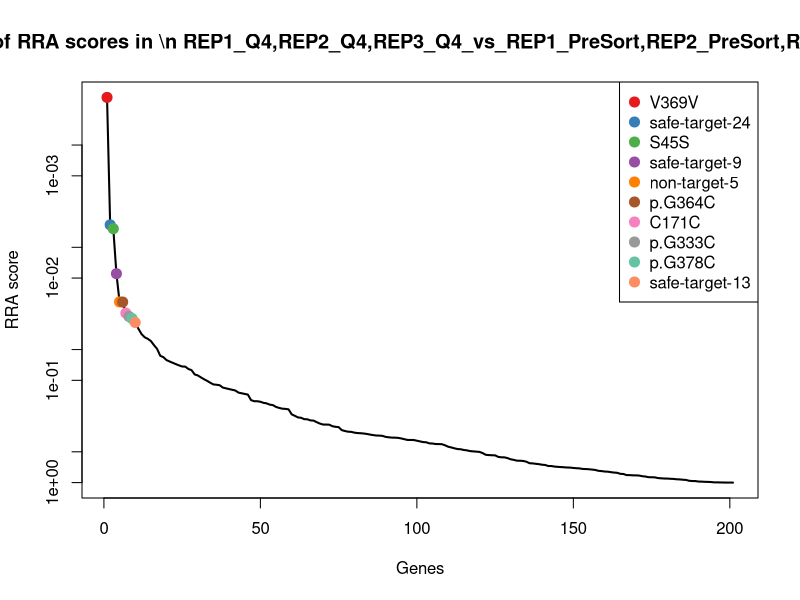
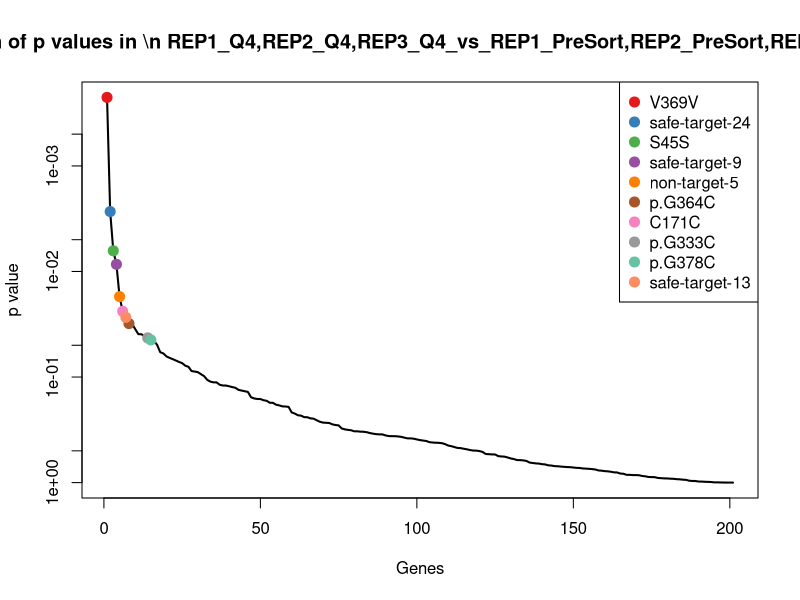
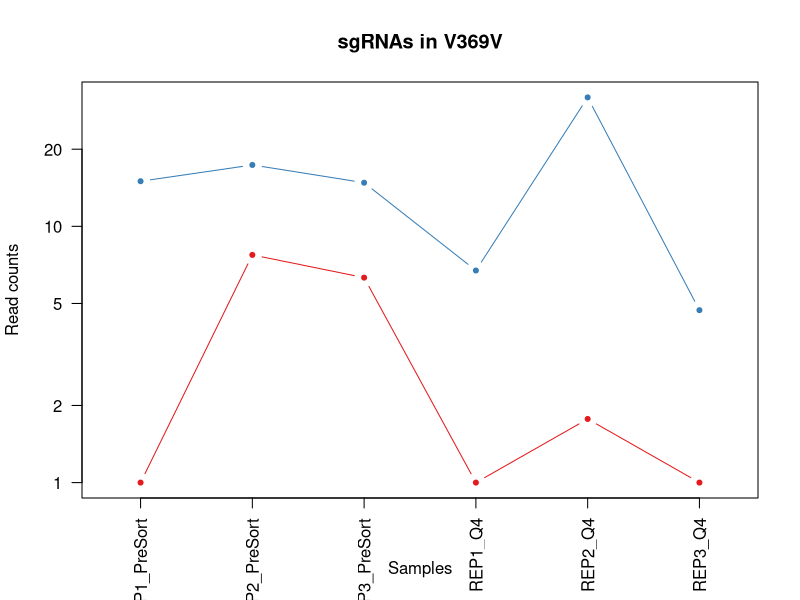
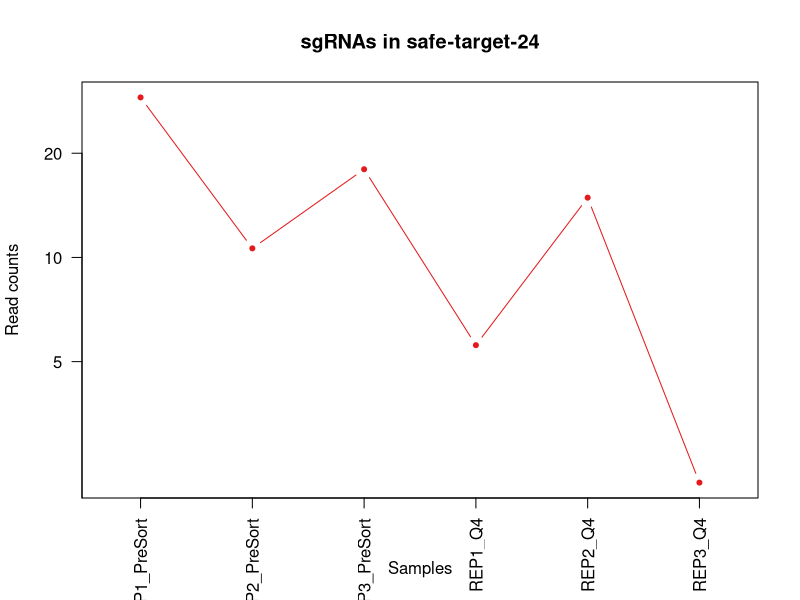
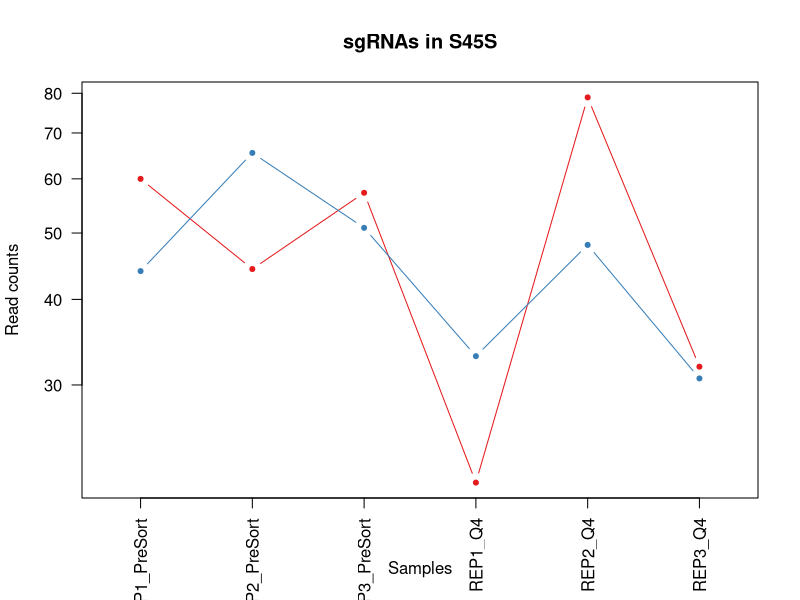
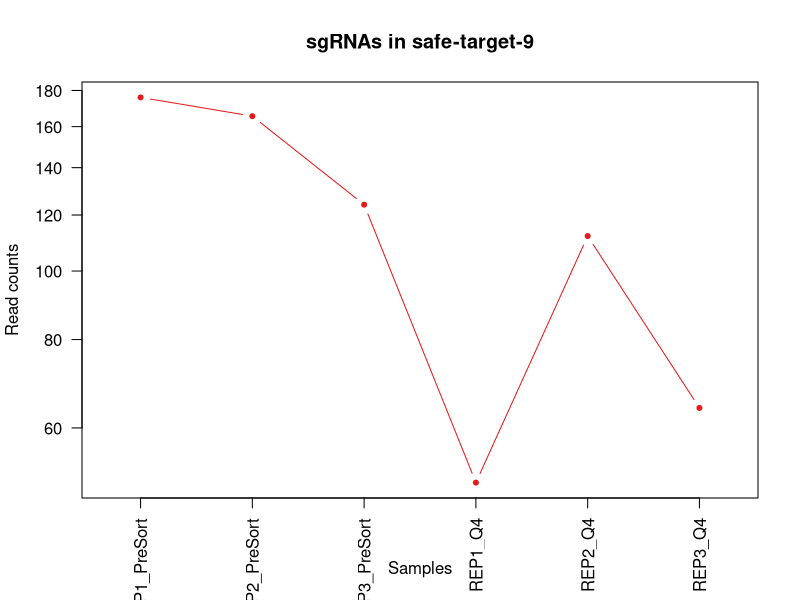
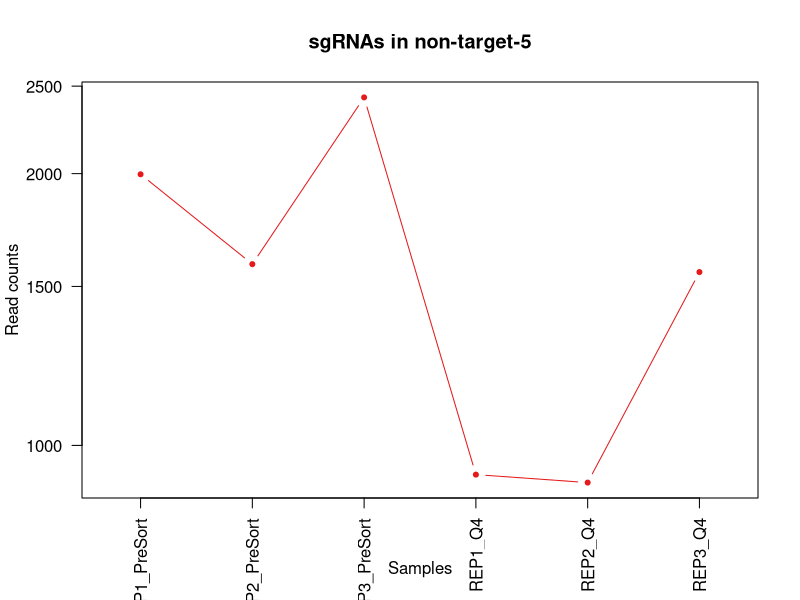
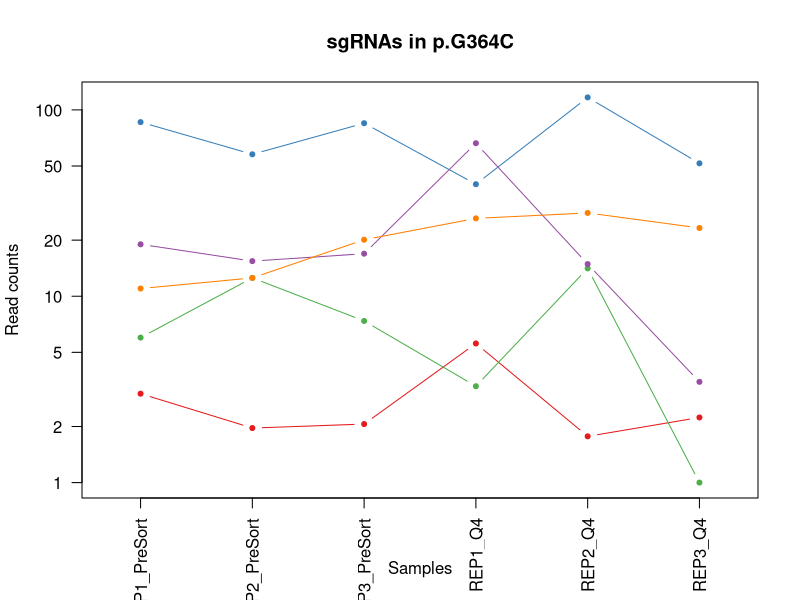

Generate these figures, in order, with R: (Note: this script raises an error after producing the figures.)
pdf(file='Q4_presort.pdf',width=4.5,height=4.5);
gstable=read.table('Q4_presort.gene_summary.txt',header=T)
# 
#
# parameters
# Do not modify the variables beginning with "__"

# gstablename='__GENE_SUMMARY_FILE__'
startindex=3
# outputfile='__OUTPUT_FILE__'
targetgenelist=c("V369V","safe-target-24","S45S","safe-target-9","non-target-5","p.G364C","C171C","p.G333C","p.G378C","safe-target-13")
# samplelabel=sub('.\\w+.\\w+$','',colnames(gstable)[startindex]);
samplelabel='REP1_Q4,REP2_Q4,REP3_Q4_vs_REP1_PreSort,REP2_PreSort,REP3_PreSort neg.'


# You need to write some codes in front of this code:
# gstable=read.table(gstablename,header=T)
# pdf(file=outputfile,width=6,height=6)


# set up color using RColorBrewer
#library(RColorBrewer)
#colors <- brewer.pal(length(targetgenelist), "Set1")

colors=c( "#E41A1C", "#377EB8", "#4DAF4A", "#984EA3", "#FF7F00",  "#A65628", "#F781BF",
          "#999999", "#66C2A5", "#FC8D62", "#8DA0CB", "#E78AC3", "#A6D854", "#FFD92F", "#E5C494", "#B3B3B3", 
          "#8DD3C7", "#FFFFB3", "#BEBADA", "#FB8072", "#80B1D3", "#FDB462", "#B3DE69", "#FCCDE5",
          "#D9D9D9", "#BC80BD", "#CCEBC5", "#FFED6F")

######
# function definition

plotrankedvalues<-function(val, tglist, ...){
  
  plot(val,log='y',ylim=c(max(val),min(val)),type='l',lwd=2, ...)
  if(length(tglist)>0){
    for(i in 1:length(tglist)){
      targetgene=tglist[i];
      tx=which(names(val)==targetgene);ty=val[targetgene];
      points(tx,ty,col=colors[(i %% length(colors)) ],cex=2,pch=20)
      # text(tx+50,ty,targetgene,col=colors[i])
    }
    legend('topright',tglist,pch=20,pt.cex = 2,cex=1,col=colors)
  }
}



plotrandvalues<-function(val,targetgenelist, ...){
  # choose the one with the best distance distribution
  
  mindiffvalue=0;
  randval=val;
  for(i in 1:20){
    randval0=sample(val)
    vindex=sort(which(names(randval0) %in% targetgenelist))
    if(max(vindex)>0.9*length(val)){
      # print('pass...')
      next;
    }
    mindiffind=min(diff(vindex));
    if (mindiffind > mindiffvalue){
      mindiffvalue=mindiffind;
      randval=randval0;
      # print(paste('Diff: ',mindiffvalue))
    }
  }
  plot(randval,log='y',ylim=c(max(randval),min(randval)),pch=20,col='grey', ...)
  
  if(length(targetgenelist)>0){
    for(i in 1:length(targetgenelist)){
      targetgene=targetgenelist[i];
      tx=which(names(randval)==targetgene);ty=randval[targetgene];
      points(tx,ty,col=colors[(i %% length(colors)) ],cex=2,pch=20)
      text(tx+50,ty,targetgene,col=colors[i])
    }
  }
  
}




# set.seed(1235)



pvec=gstable[,startindex]
names(pvec)=gstable[,'id']
pvec=sort(pvec);

plotrankedvalues(pvec,targetgenelist,xlab='Genes',ylab='RRA score',main=paste('Distribution of RRA scores in \\n',samplelabel))

# plotrandvalues(pvec,targetgenelist,xlab='Genes',ylab='RRA score',main=paste('Distribution of RRA scores in \\n',samplelabel))


pvec=gstable[,startindex+1]
names(pvec)=gstable[,'id']
pvec=sort(pvec);

plotrankedvalues(pvec,targetgenelist,xlab='Genes',ylab='p value',main=paste('Distribution of p values in \\n',samplelabel))

# plotrandvalues(pvec,targetgenelist,xlab='Genes',ylab='p value',main=paste('Distribution of p values in \\n',samplelabel))



# you need to write after this code:
# dev.off()






# parameters
# Do not modify the variables beginning with "__"
targetmat=list(c(0.0,6.735490181868349,5.306450684945646,0.0,0.7712224723918462,0.0),c(13.997936926875752,16.35761901310885,13.79677178085868,5.723338296363201,30.848898895673848,3.708107803850628))
targetgene="V369V"
collabel=c("REP1_PreSort","REP2_PreSort","REP3_PreSort","REP1_Q4","REP2_Q4","REP3_Q4")

# set up color using RColorBrewer
#library(RColorBrewer)
#colors <- brewer.pal(length(targetgenelist), "Set1")

colors=c( "#E41A1C", "#377EB8", "#4DAF4A", "#984EA3", "#FF7F00",  "#A65628", "#F781BF",
          "#999999", "#66C2A5", "#FC8D62", "#8DA0CB", "#E78AC3", "#A6D854", "#FFD92F", "#E5C494", "#B3B3B3", 
          "#8DD3C7", "#FFFFB3", "#BEBADA", "#FB8072", "#80B1D3", "#FDB462", "#B3DE69", "#FCCDE5",
          "#D9D9D9", "#BC80BD", "#CCEBC5", "#FFED6F")


## code

targetmatvec=unlist(targetmat)+1
yrange=range(targetmatvec[targetmatvec>0]);
# yrange[1]=1; # set the minimum value to 1
for(i in 1:length(targetmat)){
  vali=targetmat[[i]]+1;
  if(i==1){
    plot(1:length(vali),vali,type='b',las=1,pch=20,main=paste('sgRNAs in',targetgene),ylab='Read counts',xlab='Samples',xlim=c(0.7,length(vali)+0.3),ylim = yrange,col=colors[(i %% length(colors))],xaxt='n',log='y')
    axis(1,at=1:length(vali),labels=(collabel),las=2)
    # lines(0:100,rep(1,101),col='black');
  }else{
    lines(1:length(vali),vali,type='b',pch=20,col=colors[(i %% length(colors))])
  }
}




# parameters
# Do not modify the variables beginning with "__"
targetmat=list(c(27.995873853751505,9.622128831240499,16.980642191826067,4.5786706370905605,13.882004503053231,1.2360359346168759))
targetgene="safe-target-24"
collabel=c("REP1_PreSort","REP2_PreSort","REP3_PreSort","REP1_Q4","REP2_Q4","REP3_Q4")

# set up color using RColorBrewer
#library(RColorBrewer)
#colors <- brewer.pal(length(targetgenelist), "Set1")

colors=c( "#E41A1C", "#377EB8", "#4DAF4A", "#984EA3", "#FF7F00",  "#A65628", "#F781BF",
          "#999999", "#66C2A5", "#FC8D62", "#8DA0CB", "#E78AC3", "#A6D854", "#FFD92F", "#E5C494", "#B3B3B3", 
          "#8DD3C7", "#FFFFB3", "#BEBADA", "#FB8072", "#80B1D3", "#FDB462", "#B3DE69", "#FCCDE5",
          "#D9D9D9", "#BC80BD", "#CCEBC5", "#FFED6F")


## code

targetmatvec=unlist(targetmat)+1
yrange=range(targetmatvec[targetmatvec>0]);
# yrange[1]=1; # set the minimum value to 1
for(i in 1:length(targetmat)){
  vali=targetmat[[i]]+1;
  if(i==1){
    plot(1:length(vali),vali,type='b',las=1,pch=20,main=paste('sgRNAs in',targetgene),ylab='Read counts',xlab='Samples',xlim=c(0.7,length(vali)+0.3),ylim = yrange,col=colors[(i %% length(colors))],xaxt='n',log='y')
    axis(1,at=1:length(vali),labels=(collabel),las=2)
    # lines(0:100,rep(1,101),col='black');
  }else{
    lines(1:length(vali),vali,type='b',pch=20,col=colors[(i %% length(colors))])
  }
}




# parameters
# Do not modify the variables beginning with "__"
targetmat=list(c(58.99130562040496,43.299579740582246,56.24837726042385,20.604017866907522,77.89346971157646,30.9008983654219),c(42.99366341826124,64.46826316931134,49.88063643848907,32.050694459633924,47.04457081590262,29.664862430805023))
targetgene="S45S"
collabel=c("REP1_PreSort","REP2_PreSort","REP3_PreSort","REP1_Q4","REP2_Q4","REP3_Q4")

# set up color using RColorBrewer
#library(RColorBrewer)
#colors <- brewer.pal(length(targetgenelist), "Set1")

colors=c( "#E41A1C", "#377EB8", "#4DAF4A", "#984EA3", "#FF7F00",  "#A65628", "#F781BF",
          "#999999", "#66C2A5", "#FC8D62", "#8DA0CB", "#E78AC3", "#A6D854", "#FFD92F", "#E5C494", "#B3B3B3", 
          "#8DD3C7", "#FFFFB3", "#BEBADA", "#FB8072", "#80B1D3", "#FDB462", "#B3DE69", "#FCCDE5",
          "#D9D9D9", "#BC80BD", "#CCEBC5", "#FFED6F")


## code

targetmatvec=unlist(targetmat)+1
yrange=range(targetmatvec[targetmatvec>0]);
# yrange[1]=1; # set the minimum value to 1
for(i in 1:length(targetmat)){
  vali=targetmat[[i]]+1;
  if(i==1){
    plot(1:length(vali),vali,type='b',las=1,pch=20,main=paste('sgRNAs in',targetgene),ylab='Read counts',xlab='Samples',xlim=c(0.7,length(vali)+0.3),ylim = yrange,col=colors[(i %% length(colors))],xaxt='n',log='y')
    axis(1,at=1:length(vali),labels=(collabel),las=2)
    # lines(0:100,rep(1,101),col='black');
  }else{
    lines(1:length(vali),vali,type='b',pch=20,col=colors[(i %% length(colors))])
  }
}




# parameters
# Do not modify the variables beginning with "__"
targetmat=list(c(174.9742115859469,164.53840301421252,123.10965589073899,49.220709348723524,111.05603602442585,63.03783266546067))
targetgene="safe-target-9"
collabel=c("REP1_PreSort","REP2_PreSort","REP3_PreSort","REP1_Q4","REP2_Q4","REP3_Q4")

# set up color using RColorBrewer
#library(RColorBrewer)
#colors <- brewer.pal(length(targetgenelist), "Set1")

colors=c( "#E41A1C", "#377EB8", "#4DAF4A", "#984EA3", "#FF7F00",  "#A65628", "#F781BF",
          "#999999", "#66C2A5", "#FC8D62", "#8DA0CB", "#E78AC3", "#A6D854", "#FFD92F", "#E5C494", "#B3B3B3", 
          "#8DD3C7", "#FFFFB3", "#BEBADA", "#FB8072", "#80B1D3", "#FDB462", "#B3DE69", "#FCCDE5",
          "#D9D9D9", "#BC80BD", "#CCEBC5", "#FFED6F")


## code

targetmatvec=unlist(targetmat)+1
yrange=range(targetmatvec[targetmatvec>0]);
# yrange[1]=1; # set the minimum value to 1
for(i in 1:length(targetmat)){
  vali=targetmat[[i]]+1;
  if(i==1){
    plot(1:length(vali),vali,type='b',las=1,pch=20,main=paste('sgRNAs in',targetgene),ylab='Read counts',xlab='Samples',xlim=c(0.7,length(vali)+0.3),ylim = yrange,col=colors[(i %% length(colors))],xaxt='n',log='y')
    axis(1,at=1:length(vali),labels=(collabel),las=2)
    # lines(0:100,rep(1,101),col='black');
  }else{
    lines(1:length(vali),vali,type='b',pch=20,col=colors[(i %% length(colors))])
  }
}




# parameters
# Do not modify the variables beginning with "__"
targetmat=list(c(1995.7058647174288,1586.6890442715583,2428.2318334311276,927.1808040108385,908.5000724775948,1554.9332057480299))
targetgene="non-target-5"
collabel=c("REP1_PreSort","REP2_PreSort","REP3_PreSort","REP1_Q4","REP2_Q4","REP3_Q4")

# set up color using RColorBrewer
#library(RColorBrewer)
#colors <- brewer.pal(length(targetgenelist), "Set1")

colors=c( "#E41A1C", "#377EB8", "#4DAF4A", "#984EA3", "#FF7F00",  "#A65628", "#F781BF",
          "#999999", "#66C2A5", "#FC8D62", "#8DA0CB", "#E78AC3", "#A6D854", "#FFD92F", "#E5C494", "#B3B3B3", 
          "#8DD3C7", "#FFFFB3", "#BEBADA", "#FB8072", "#80B1D3", "#FDB462", "#B3DE69", "#FCCDE5",
          "#D9D9D9", "#BC80BD", "#CCEBC5", "#FFED6F")


## code

targetmatvec=unlist(targetmat)+1
yrange=range(targetmatvec[targetmatvec>0]);
# yrange[1]=1; # set the minimum value to 1
for(i in 1:length(targetmat)){
  vali=targetmat[[i]]+1;
  if(i==1){
    plot(1:length(vali),vali,type='b',las=1,pch=20,main=paste('sgRNAs in',targetgene),ylab='Read counts',xlab='Samples',xlim=c(0.7,length(vali)+0.3),ylim = yrange,col=colors[(i %% length(colors))],xaxt='n',log='y')
    axis(1,at=1:length(vali),labels=(collabel),las=2)
    # lines(0:100,rep(1,101),col='black');
  }else{
    lines(1:length(vali),vali,type='b',pch=20,col=colors[(i %% length(colors))])
  }
}




# parameters
# Do not modify the variables beginning with "__"
targetmat=list(c(1.9997052752679647,0.9622128831240498,1.0612901369891292,4.5786706370905605,0.7712224723918462,1.2360359346168759),c(84.9874741988885,56.77056010431894,83.8419208221412,38.91870041526977,115.68337085877693,50.67747331929191),c(4.999263188169912,11.546554597488598,6.367740821934776,2.2893353185452803,13.110782030661385,0.0),c(17.997347477411683,14.433193246860748,15.919352054836938,65.24605657854049,13.882004503053231,2.4720718692337518),c(9.998526376339823,11.546554597488598,19.103222465804325,25.182688503998083,26.992786533714614,22.248646823103766))
targetgene="p.G364C"
collabel=c("REP1_PreSort","REP2_PreSort","REP3_PreSort","REP1_Q4","REP2_Q4","REP3_Q4")

# set up color using RColorBrewer
#library(RColorBrewer)
#colors <- brewer.pal(length(targetgenelist), "Set1")

colors=c( "#E41A1C", "#377EB8", "#4DAF4A", "#984EA3", "#FF7F00",  "#A65628", "#F781BF",
          "#999999", "#66C2A5", "#FC8D62", "#8DA0CB", "#E78AC3", "#A6D854", "#FFD92F", "#E5C494", "#B3B3B3", 
          "#8DD3C7", "#FFFFB3", "#BEBADA", "#FB8072", "#80B1D3", "#FDB462", "#B3DE69", "#FCCDE5",
          "#D9D9D9", "#BC80BD", "#CCEBC5", "#FFED6F")


## code

targetmatvec=unlist(targetmat)+1
yrange=range(targetmatvec[targetmatvec>0]);
# yrange[1]=1; # set the minimum value to 1
for(i in 1:length(targetmat)){
  vali=targetmat[[i]]+1;
  if(i==1){
    plot(1:length(vali),vali,type='b',las=1,pch=20,main=paste('sgRNAs in',targetgene),ylab='Read counts',xlab='Samples',xlim=c(0.7,length(vali)+0.3),ylim = yrange,col=colors[(i %% length(colors))],xaxt='n',log='y')
    axis(1,at=1:length(vali),labels=(collabel),las=2)
    # lines(0:100,rep(1,101),col='black');
  }else{
    lines(1:length(vali),vali,type='b',pch=20,col=colors[(i %% length(colors))])
  }
}




# parameters
# Do not modify the variables beginning with "__"
targetmat=list(c(702.8964042566896,774.5813709148601,648.448273700358,608.9631947330446,677.9045532324328,603.1855360930355),c(1.9997052752679647,3.8488515324961994,5.306450684945646,3.4340029778179204,1.5424449447836923,1.2360359346168759))
targetgene="C171C"
collabel=c("REP1_PreSort","REP2_PreSort","REP3_PreSort","REP1_Q4","REP2_Q4","REP3_Q4")

# set up color using RColorBrewer
#library(RColorBrewer)
#colors <- brewer.pal(length(targetgenelist), "Set1")

colors=c( "#E41A1C", "#377EB8", "#4DAF4A", "#984EA3", "#FF7F00",  "#A65628", "#F781BF",
          "#999999", "#66C2A5", "#FC8D62", "#8DA0CB", "#E78AC3", "#A6D854", "#FFD92F", "#E5C494", "#B3B3B3", 
          "#8DD3C7", "#FFFFB3", "#BEBADA", "#FB8072", "#80B1D3", "#FDB462", "#B3DE69", "#FCCDE5",
          "#D9D9D9", "#BC80BD", "#CCEBC5", "#FFED6F")


## code

targetmatvec=unlist(targetmat)+1
yrange=range(targetmatvec[targetmatvec>0]);
# yrange[1]=1; # set the minimum value to 1
for(i in 1:length(targetmat)){
  vali=targetmat[[i]]+1;
  if(i==1){
    plot(1:length(vali),vali,type='b',las=1,pch=20,main=paste('sgRNAs in',targetgene),ylab='Read counts',xlab='Samples',xlim=c(0.7,length(vali)+0.3),ylim = yrange,col=colors[(i %% length(colors))],xaxt='n',log='y')
    axis(1,at=1:length(vali),labels=(collabel),las=2)
    # lines(0:100,rep(1,101),col='black');
  }else{
    lines(1:length(vali),vali,type='b',pch=20,col=colors[(i %% length(colors))])
  }
}




# parameters
# Do not modify the variables beginning with "__"
targetmat=list(c(48.99277924406513,27.904173610597446,40.32902520558691,24.038020844725445,25.45034158893092,69.21801233854505),c(192.9715590633586,137.59644228673912,174.05158246621718,187.725496120713,143.44737986488337,140.90809654632386),c(51.99233715696708,79.86366929929613,71.10643917827166,27.472023822543363,47.815793288294465,40.78918584235691),c(107.98408486447009,62.54383740306324,105.0677235619238,98.44141869744705,107.19992366246662,129.78377313477196),c(20.99690539031363,26.941960727473397,28.65483369870649,48.07604168945089,17.73811686501246,23.48468275772064))
targetgene="p.G333C"
collabel=c("REP1_PreSort","REP2_PreSort","REP3_PreSort","REP1_Q4","REP2_Q4","REP3_Q4")

# set up color using RColorBrewer
#library(RColorBrewer)
#colors <- brewer.pal(length(targetgenelist), "Set1")

colors=c( "#E41A1C", "#377EB8", "#4DAF4A", "#984EA3", "#FF7F00",  "#A65628", "#F781BF",
          "#999999", "#66C2A5", "#FC8D62", "#8DA0CB", "#E78AC3", "#A6D854", "#FFD92F", "#E5C494", "#B3B3B3", 
          "#8DD3C7", "#FFFFB3", "#BEBADA", "#FB8072", "#80B1D3", "#FDB462", "#B3DE69", "#FCCDE5",
          "#D9D9D9", "#BC80BD", "#CCEBC5", "#FFED6F")


## code

targetmatvec=unlist(targetmat)+1
yrange=range(targetmatvec[targetmatvec>0]);
# yrange[1]=1; # set the minimum value to 1
for(i in 1:length(targetmat)){
  vali=targetmat[[i]]+1;
  if(i==1){
    plot(1:length(vali),vali,type='b',las=1,pch=20,main=paste('sgRNAs in',targetgene),ylab='Read counts',xlab='Samples',xlim=c(0.7,length(vali)+0.3),ylim = yrange,col=colors[(i %% length(colors))],xaxt='n',log='y')
    axis(1,at=1:length(vali),labels=(collabel),las=2)
    # lines(0:100,rep(1,101),col='black');
  }else{
    lines(1:length(vali),vali,type='b',pch=20,col=colors[(i %% length(colors))])
  }
}




# parameters
# Do not modify the variables beginning with "__"
targetmat=list(c(2.999557912901947,1.9244257662480997,1.0612901369891292,6.868005955635841,6.941002251526616,6.180179673084379),c(39.99410550535929,68.31711470180754,56.24837726042385,46.93137403017825,19.280561809796154,16.068467150019387),c(21.99675802794761,11.546554597488598,19.103222465804325,25.182688503998083,0.7712224723918462,21.01261088848689),c(31.995284404287435,37.52630244183794,57.30966739741298,81.27140380835745,97.94525399376447,59.329724861610046),c(10.998379013973805,20.206470545605047,9.551611232902163,34.3400297781792,18.509339337404306,14.832431215402512))
targetgene="p.G378C"
collabel=c("REP1_PreSort","REP2_PreSort","REP3_PreSort","REP1_Q4","REP2_Q4","REP3_Q4")

# set up color using RColorBrewer
#library(RColorBrewer)
#colors <- brewer.pal(length(targetgenelist), "Set1")

colors=c( "#E41A1C", "#377EB8", "#4DAF4A", "#984EA3", "#FF7F00",  "#A65628", "#F781BF",
          "#999999", "#66C2A5", "#FC8D62", "#8DA0CB", "#E78AC3", "#A6D854", "#FFD92F", "#E5C494", "#B3B3B3", 
          "#8DD3C7", "#FFFFB3", "#BEBADA", "#FB8072", "#80B1D3", "#FDB462", "#B3DE69", "#FCCDE5",
          "#D9D9D9", "#BC80BD", "#CCEBC5", "#FFED6F")


## code

targetmatvec=unlist(targetmat)+1
yrange=range(targetmatvec[targetmatvec>0]);
# yrange[1]=1; # set the minimum value to 1
for(i in 1:length(targetmat)){
  vali=targetmat[[i]]+1;
  if(i==1){
    plot(1:length(vali),vali,type='b',las=1,pch=20,main=paste('sgRNAs in',targetgene),ylab='Read counts',xlab='Samples',xlim=c(0.7,length(vali)+0.3),ylim = yrange,col=colors[(i %% length(colors))],xaxt='n',log='y')
    axis(1,at=1:length(vali),labels=(collabel),las=2)
    # lines(0:100,rep(1,101),col='black');
  }else{
    lines(1:length(vali),vali,type='b',pch=20,col=colors[(i %% length(colors))])
  }
}




# parameters
# Do not modify the variables beginning with "__"
targetmat=list(c(72.98924254728071,57.73277298744299,58.37095753440211,45.786706370905605,21.59422922697169,32.136934300038774))
targetgene="safe-target-13"
collabel=c("REP1_PreSort","REP2_PreSort","REP3_PreSort","REP1_Q4","REP2_Q4","REP3_Q4")

# set up color using RColorBrewer
#library(RColorBrewer)
#colors <- brewer.pal(length(targetgenelist), "Set1")

colors=c( "#E41A1C", "#377EB8", "#4DAF4A", "#984EA3", "#FF7F00",  "#A65628", "#F781BF",
          "#999999", "#66C2A5", "#FC8D62", "#8DA0CB", "#E78AC3", "#A6D854", "#FFD92F", "#E5C494", "#B3B3B3", 
          "#8DD3C7", "#FFFFB3", "#BEBADA", "#FB8072", "#80B1D3", "#FDB462", "#B3DE69", "#FCCDE5",
          "#D9D9D9", "#BC80BD", "#CCEBC5", "#FFED6F")


## code

targetmatvec=unlist(targetmat)+1
yrange=range(targetmatvec[targetmatvec>0]);
# yrange[1]=1; # set the minimum value to 1
for(i in 1:length(targetmat)){
  vali=targetmat[[i]]+1;
  if(i==1){
    plot(1:length(vali),vali,type='b',las=1,pch=20,main=paste('sgRNAs in',targetgene),ylab='Read counts',xlab='Samples',xlim=c(0.7,length(vali)+0.3),ylim = yrange,col=colors[(i %% length(colors))],xaxt='n',log='y')
    axis(1,at=1:length(vali),labels=(collabel),las=2)
    # lines(0:100,rep(1,101),col='black');
  }else{
    lines(1:length(vali),vali,type='b',pch=20,col=colors[(i %% length(colors))])
  }
}



# 
#
# parameters
# Do not modify the variables beginning with "__"

# gstablename='__GENE_SUMMARY_FILE__'
startindex=9
# outputfile='__OUTPUT_FILE__'
targetgenelist=c("p.H210P","safe-target-15","p.R320Q","p.R362Q","safe-target-10","p.A184G","p.G378C","p.V369L","safe-target-26","p.R413C")
# samplelabel=sub('.\\w+.\\w+$','',colnames(gstable)[startindex]);
samplelabel='REP1_Q4,REP2_Q4,REP3_Q4_vs_REP1_PreSort,REP2_PreSort,REP3_PreSort pos.'


# You need to write some codes in front of this code:
# gstable=read.table(gstablename,header=T)
# pdf(file=outputfile,width=6,height=6)


# set up color using RColorBrewer
#library(RColorBrewer)
#colors <- brewer.pal(length(targetgenelist), "Set1")

colors=c( "#E41A1C", "#377EB8", "#4DAF4A", "#984EA3", "#FF7F00",  "#A65628", "#F781BF",
          "#999999", "#66C2A5", "#FC8D62", "#8DA0CB", "#E78AC3", "#A6D854", "#FFD92F", "#E5C494", "#B3B3B3", 
          "#8DD3C7", "#FFFFB3", "#BEBADA", "#FB8072", "#80B1D3", "#FDB462", "#B3DE69", "#FCCDE5",
          "#D9D9D9", "#BC80BD", "#CCEBC5", "#FFED6F")

######
# function definition

plotrankedvalues<-function(val, tglist, ...){
  
  plot(val,log='y',ylim=c(max(val),min(val)),type='l',lwd=2, ...)
  if(length(tglist)>0){
    for(i in 1:length(tglist)){
      targetgene=tglist[i];
      tx=which(names(val)==targetgene);ty=val[targetgene];
      points(tx,ty,col=colors[(i %% length(colors)) ],cex=2,pch=20)
      # text(tx+50,ty,targetgene,col=colors[i])
    }
    legend('topright',tglist,pch=20,pt.cex = 2,cex=1,col=colors)
  }
}



plotrandvalues<-function(val,targetgenelist, ...){
  # choose the one with the best distance distribution
  
  mindiffvalue=0;
  randval=val;
  for(i in 1:20){
    randval0=sample(val)
    vindex=sort(which(names(randval0) %in% targetgenelist))
    if(max(vindex)>0.9*length(val)){
      # print('pass...')
      next;
    }
    mindiffind=min(diff(vindex));
    if (mindiffind > mindiffvalue){
      mindiffvalue=mindiffind;
      randval=randval0;
      # print(paste('Diff: ',mindiffvalue))
    }
  }
  plot(randval,log='y',ylim=c(max(randval),min(randval)),pch=20,col='grey', ...)
  
  if(length(targetgenelist)>0){
    for(i in 1:length(targetgenelist)){
      targetgene=targetgenelist[i];
      tx=which(names(randval)==targetgene);ty=randval[targetgene];
      points(tx,ty,col=colors[(i %% length(colors)) ],cex=2,pch=20)
      text(tx+50,ty,targetgene,col=colors[i])
    }
  }
  
}




# set.seed(1235)



pvec=gstable[,startindex]
names(pvec)=gstable[,'id']
pvec=sort(pvec);

plotrankedvalues(pvec,targetgenelist,xlab='Genes',ylab='RRA score',main=paste('Distribution of RRA scores in \\n',samplelabel))

# plotrandvalues(pvec,targetgenelist,xlab='Genes',ylab='RRA score',main=paste('Distribution of RRA scores in \\n',samplelabel))


pvec=gstable[,startindex+1]
names(pvec)=gstable[,'id']
pvec=sort(pvec);

plotrankedvalues(pvec,targetgenelist,xlab='Genes',ylab='p value',main=paste('Distribution of p values in \\n',samplelabel))

# plotrandvalues(pvec,targetgenelist,xlab='Genes',ylab='p value',main=paste('Distribution of p values in \\n',samplelabel))



# you need to write after this code:
# dev.off()






# parameters
# Do not modify the variables beginning with "__"
targetmat=list(c(9.998526376339823,16.35761901310885,5.306450684945646,36.629365096724484,8.483447196310308,21.01261088848689),c(10.998379013973805,12.508767480612647,10.612901369891292,9.157341274181121,15.424449447836924,17.304503084636263),c(14.997789564509736,21.168683428729096,12.735481643869552,24.038020844725445,16.19567192022877,29.664862430805023),c(5.999115825803894,0.9622128831240498,0.0,12.591344251999042,2.3136674171755383,8.652251542318131),c(11.998231651607789,17.3198318962329,8.490321095913034,30.906026800361282,26.22156406132277,22.248646823103766))
targetgene="p.H210P"
collabel=c("REP1_PreSort","REP2_PreSort","REP3_PreSort","REP1_Q4","REP2_Q4","REP3_Q4")

# set up color using RColorBrewer
#library(RColorBrewer)
#colors <- brewer.pal(length(targetgenelist), "Set1")

colors=c( "#E41A1C", "#377EB8", "#4DAF4A", "#984EA3", "#FF7F00",  "#A65628", "#F781BF",
          "#999999", "#66C2A5", "#FC8D62", "#8DA0CB", "#E78AC3", "#A6D854", "#FFD92F", "#E5C494", "#B3B3B3", 
          "#8DD3C7", "#FFFFB3", "#BEBADA", "#FB8072", "#80B1D3", "#FDB462", "#B3DE69", "#FCCDE5",
          "#D9D9D9", "#BC80BD", "#CCEBC5", "#FFED6F")


## code

targetmatvec=unlist(targetmat)+1
yrange=range(targetmatvec[targetmatvec>0]);
# yrange[1]=1; # set the minimum value to 1
for(i in 1:length(targetmat)){
  vali=targetmat[[i]]+1;
  if(i==1){
    plot(1:length(vali),vali,type='b',las=1,pch=20,main=paste('sgRNAs in',targetgene),ylab='Read counts',xlab='Samples',xlim=c(0.7,length(vali)+0.3),ylim = yrange,col=colors[(i %% length(colors))],xaxt='n',log='y')
    axis(1,at=1:length(vali),labels=(collabel),las=2)
    # lines(0:100,rep(1,101),col='black');
  }else{
    lines(1:length(vali),vali,type='b',pch=20,col=colors[(i %% length(colors))])
  }
}




# parameters
# Do not modify the variables beginning with "__"
targetmat=list(c(283.958149088051,445.5045648864351,213.31931753481499,1953.9476943783968,2284.3609632246485,943.0954181126763))
targetgene="safe-target-15"
collabel=c("REP1_PreSort","REP2_PreSort","REP3_PreSort","REP1_Q4","REP2_Q4","REP3_Q4")

# set up color using RColorBrewer
#library(RColorBrewer)
#colors <- brewer.pal(length(targetgenelist), "Set1")

colors=c( "#E41A1C", "#377EB8", "#4DAF4A", "#984EA3", "#FF7F00",  "#A65628", "#F781BF",
          "#999999", "#66C2A5", "#FC8D62", "#8DA0CB", "#E78AC3", "#A6D854", "#FFD92F", "#E5C494", "#B3B3B3", 
          "#8DD3C7", "#FFFFB3", "#BEBADA", "#FB8072", "#80B1D3", "#FDB462", "#B3DE69", "#FCCDE5",
          "#D9D9D9", "#BC80BD", "#CCEBC5", "#FFED6F")


## code

targetmatvec=unlist(targetmat)+1
yrange=range(targetmatvec[targetmatvec>0]);
# yrange[1]=1; # set the minimum value to 1
for(i in 1:length(targetmat)){
  vali=targetmat[[i]]+1;
  if(i==1){
    plot(1:length(vali),vali,type='b',las=1,pch=20,main=paste('sgRNAs in',targetgene),ylab='Read counts',xlab='Samples',xlim=c(0.7,length(vali)+0.3),ylim = yrange,col=colors[(i %% length(colors))],xaxt='n',log='y')
    axis(1,at=1:length(vali),labels=(collabel),las=2)
    # lines(0:100,rep(1,101),col='black');
  }else{
    lines(1:length(vali),vali,type='b',pch=20,col=colors[(i %% length(colors))])
  }
}




# parameters
# Do not modify the variables beginning with "__"
targetmat=list(c(102.98482167630019,90.44801101366069,117.80320520579335,148.80679570544322,202.0602877666637,84.05044355394756),c(21.99675802794761,49.07285703932654,19.103222465804325,92.71808040108385,84.06324949071123,58.09368892699317),c(42.99366341826124,31.753025143093645,38.20644493160865,95.00741571962914,68.63880004287431,61.8017967308438),c(101.9849690386662,100.07013984490118,144.33545863052157,172.84481655016867,239.07896644147232,139.67206061170697),c(40.99395814299328,51.959495688698695,53.064506849456464,57.23338296363201,60.155352846564,21.01261088848689))
targetgene="p.R320Q"
collabel=c("REP1_PreSort","REP2_PreSort","REP3_PreSort","REP1_Q4","REP2_Q4","REP3_Q4")

# set up color using RColorBrewer
#library(RColorBrewer)
#colors <- brewer.pal(length(targetgenelist), "Set1")

colors=c( "#E41A1C", "#377EB8", "#4DAF4A", "#984EA3", "#FF7F00",  "#A65628", "#F781BF",
          "#999999", "#66C2A5", "#FC8D62", "#8DA0CB", "#E78AC3", "#A6D854", "#FFD92F", "#E5C494", "#B3B3B3", 
          "#8DD3C7", "#FFFFB3", "#BEBADA", "#FB8072", "#80B1D3", "#FDB462", "#B3DE69", "#FCCDE5",
          "#D9D9D9", "#BC80BD", "#CCEBC5", "#FFED6F")


## code

targetmatvec=unlist(targetmat)+1
yrange=range(targetmatvec[targetmatvec>0]);
# yrange[1]=1; # set the minimum value to 1
for(i in 1:length(targetmat)){
  vali=targetmat[[i]]+1;
  if(i==1){
    plot(1:length(vali),vali,type='b',las=1,pch=20,main=paste('sgRNAs in',targetgene),ylab='Read counts',xlab='Samples',xlim=c(0.7,length(vali)+0.3),ylim = yrange,col=colors[(i %% length(colors))],xaxt='n',log='y')
    axis(1,at=1:length(vali),labels=(collabel),las=2)
    # lines(0:100,rep(1,101),col='black');
  }else{
    lines(1:length(vali),vali,type='b',pch=20,col=colors[(i %% length(colors))])
  }
}




# parameters
# Do not modify the variables beginning with "__"
targetmat=list(c(24.99631594084956,18.282044779356948,14.85806191784781,13.736011911271682,30.077676423282,46.96936551544128),c(5.999115825803894,4.811064415620249,11.67419150688042,12.591344251999042,17.73811686501246,9.888287476935007),c(32.99513704192142,38.488515324961995,40.32902520558691,59.52271828217729,36.24745620241677,48.20540145005816),c(12.99808428924177,29.828599376845546,23.34838301376084,40.0633680745424,45.50212587111892,8.652251542318131),c(7.998821101071859,6.735490181868349,4.245160547956517,20.604017866907522,16.19567192022877,2.4720718692337518))
targetgene="p.R362Q"
collabel=c("REP1_PreSort","REP2_PreSort","REP3_PreSort","REP1_Q4","REP2_Q4","REP3_Q4")

# set up color using RColorBrewer
#library(RColorBrewer)
#colors <- brewer.pal(length(targetgenelist), "Set1")

colors=c( "#E41A1C", "#377EB8", "#4DAF4A", "#984EA3", "#FF7F00",  "#A65628", "#F781BF",
          "#999999", "#66C2A5", "#FC8D62", "#8DA0CB", "#E78AC3", "#A6D854", "#FFD92F", "#E5C494", "#B3B3B3", 
          "#8DD3C7", "#FFFFB3", "#BEBADA", "#FB8072", "#80B1D3", "#FDB462", "#B3DE69", "#FCCDE5",
          "#D9D9D9", "#BC80BD", "#CCEBC5", "#FFED6F")


## code

targetmatvec=unlist(targetmat)+1
yrange=range(targetmatvec[targetmatvec>0]);
# yrange[1]=1; # set the minimum value to 1
for(i in 1:length(targetmat)){
  vali=targetmat[[i]]+1;
  if(i==1){
    plot(1:length(vali),vali,type='b',las=1,pch=20,main=paste('sgRNAs in',targetgene),ylab='Read counts',xlab='Samples',xlim=c(0.7,length(vali)+0.3),ylim = yrange,col=colors[(i %% length(colors))],xaxt='n',log='y')
    axis(1,at=1:length(vali),labels=(collabel),las=2)
    # lines(0:100,rep(1,101),col='black');
  }else{
    lines(1:length(vali),vali,type='b',pch=20,col=colors[(i %% length(colors))])
  }
}




# parameters
# Do not modify the variables beginning with "__"
targetmat=list(c(403.94046560412886,676.435656836207,403.2902520558691,2030.6404275496636,2335.26164640251,1250.8683658322784))
targetgene="safe-target-10"
collabel=c("REP1_PreSort","REP2_PreSort","REP3_PreSort","REP1_Q4","REP2_Q4","REP3_Q4")

# set up color using RColorBrewer
#library(RColorBrewer)
#colors <- brewer.pal(length(targetgenelist), "Set1")

colors=c( "#E41A1C", "#377EB8", "#4DAF4A", "#984EA3", "#FF7F00",  "#A65628", "#F781BF",
          "#999999", "#66C2A5", "#FC8D62", "#8DA0CB", "#E78AC3", "#A6D854", "#FFD92F", "#E5C494", "#B3B3B3", 
          "#8DD3C7", "#FFFFB3", "#BEBADA", "#FB8072", "#80B1D3", "#FDB462", "#B3DE69", "#FCCDE5",
          "#D9D9D9", "#BC80BD", "#CCEBC5", "#FFED6F")


## code

targetmatvec=unlist(targetmat)+1
yrange=range(targetmatvec[targetmatvec>0]);
# yrange[1]=1; # set the minimum value to 1
for(i in 1:length(targetmat)){
  vali=targetmat[[i]]+1;
  if(i==1){
    plot(1:length(vali),vali,type='b',las=1,pch=20,main=paste('sgRNAs in',targetgene),ylab='Read counts',xlab='Samples',xlim=c(0.7,length(vali)+0.3),ylim = yrange,col=colors[(i %% length(colors))],xaxt='n',log='y')
    axis(1,at=1:length(vali),labels=(collabel),las=2)
    # lines(0:100,rep(1,101),col='black');
  }else{
    lines(1:length(vali),vali,type='b',pch=20,col=colors[(i %% length(colors))])
  }
}




# parameters
# Do not modify the variables beginning with "__"
targetmat=list(c(134.98010608058763,145.29414535173152,142.2128783565433,257.550223336344,320.0573260426162,341.14591795425775),c(70.98953727201275,73.12817911742779,67.92256876730427,114.46676592726402,125.70926299987093,81.57837168471382),c(40.99395814299328,53.883921454946794,59.43224767139124,41.208035733815045,64.01146520852323,64.27386860007755),c(252.96271732139755,209.76240852104286,182.54190356213022,635.2905508963153,616.9779779134769,582.1729252045485),c(38.994252867725315,28.866386493721496,39.26773506859778,53.799379985814085,42.41723598155154,35.8450421038894))
targetgene="p.A184G"
collabel=c("REP1_PreSort","REP2_PreSort","REP3_PreSort","REP1_Q4","REP2_Q4","REP3_Q4")

# set up color using RColorBrewer
#library(RColorBrewer)
#colors <- brewer.pal(length(targetgenelist), "Set1")

colors=c( "#E41A1C", "#377EB8", "#4DAF4A", "#984EA3", "#FF7F00",  "#A65628", "#F781BF",
          "#999999", "#66C2A5", "#FC8D62", "#8DA0CB", "#E78AC3", "#A6D854", "#FFD92F", "#E5C494", "#B3B3B3", 
          "#8DD3C7", "#FFFFB3", "#BEBADA", "#FB8072", "#80B1D3", "#FDB462", "#B3DE69", "#FCCDE5",
          "#D9D9D9", "#BC80BD", "#CCEBC5", "#FFED6F")


## code

targetmatvec=unlist(targetmat)+1
yrange=range(targetmatvec[targetmatvec>0]);
# yrange[1]=1; # set the minimum value to 1
for(i in 1:length(targetmat)){
  vali=targetmat[[i]]+1;
  if(i==1){
    plot(1:length(vali),vali,type='b',las=1,pch=20,main=paste('sgRNAs in',targetgene),ylab='Read counts',xlab='Samples',xlim=c(0.7,length(vali)+0.3),ylim = yrange,col=colors[(i %% length(colors))],xaxt='n',log='y')
    axis(1,at=1:length(vali),labels=(collabel),las=2)
    # lines(0:100,rep(1,101),col='black');
  }else{
    lines(1:length(vali),vali,type='b',pch=20,col=colors[(i %% length(colors))])
  }
}




# parameters
# Do not modify the variables beginning with "__"
targetmat=list(c(2.999557912901947,1.9244257662480997,1.0612901369891292,6.868005955635841,6.941002251526616,6.180179673084379),c(39.99410550535929,68.31711470180754,56.24837726042385,46.93137403017825,19.280561809796154,16.068467150019387),c(21.99675802794761,11.546554597488598,19.103222465804325,25.182688503998083,0.7712224723918462,21.01261088848689),c(31.995284404287435,37.52630244183794,57.30966739741298,81.27140380835745,97.94525399376447,59.329724861610046),c(10.998379013973805,20.206470545605047,9.551611232902163,34.3400297781792,18.509339337404306,14.832431215402512))
targetgene="p.G378C"
collabel=c("REP1_PreSort","REP2_PreSort","REP3_PreSort","REP1_Q4","REP2_Q4","REP3_Q4")

# set up color using RColorBrewer
#library(RColorBrewer)
#colors <- brewer.pal(length(targetgenelist), "Set1")

colors=c( "#E41A1C", "#377EB8", "#4DAF4A", "#984EA3", "#FF7F00",  "#A65628", "#F781BF",
          "#999999", "#66C2A5", "#FC8D62", "#8DA0CB", "#E78AC3", "#A6D854", "#FFD92F", "#E5C494", "#B3B3B3", 
          "#8DD3C7", "#FFFFB3", "#BEBADA", "#FB8072", "#80B1D3", "#FDB462", "#B3DE69", "#FCCDE5",
          "#D9D9D9", "#BC80BD", "#CCEBC5", "#FFED6F")


## code

targetmatvec=unlist(targetmat)+1
yrange=range(targetmatvec[targetmatvec>0]);
# yrange[1]=1; # set the minimum value to 1
for(i in 1:length(targetmat)){
  vali=targetmat[[i]]+1;
  if(i==1){
    plot(1:length(vali),vali,type='b',las=1,pch=20,main=paste('sgRNAs in',targetgene),ylab='Read counts',xlab='Samples',xlim=c(0.7,length(vali)+0.3),ylim = yrange,col=colors[(i %% length(colors))],xaxt='n',log='y')
    axis(1,at=1:length(vali),labels=(collabel),las=2)
    # lines(0:100,rep(1,101),col='black');
  }else{
    lines(1:length(vali),vali,type='b',pch=20,col=colors[(i %% length(colors))])
  }
}




# parameters
# Do not modify the variables beginning with "__"
targetmat=list(c(16.9974948397777,35.60187667558984,43.512895616554296,51.51004466726881,2.3136674171755383,21.01261088848689),c(10.998379013973805,10.584341714364548,9.551611232902163,3.4340029778179204,11.568337085877692,8.652251542318131),c(10.998379013973805,6.735490181868349,13.79677178085868,8.012673614908481,26.22156406132277,24.720718692337517),c(6.998968463437876,9.622128831240499,15.919352054836938,29.761359141088644,55.528018012212925,11.124323411551883),c(9.998526376339823,13.470980363736698,16.980642191826067,11.446676592726401,33.162566312849385,13.596395280785634))
targetgene="p.V369L"
collabel=c("REP1_PreSort","REP2_PreSort","REP3_PreSort","REP1_Q4","REP2_Q4","REP3_Q4")

# set up color using RColorBrewer
#library(RColorBrewer)
#colors <- brewer.pal(length(targetgenelist), "Set1")

colors=c( "#E41A1C", "#377EB8", "#4DAF4A", "#984EA3", "#FF7F00",  "#A65628", "#F781BF",
          "#999999", "#66C2A5", "#FC8D62", "#8DA0CB", "#E78AC3", "#A6D854", "#FFD92F", "#E5C494", "#B3B3B3", 
          "#8DD3C7", "#FFFFB3", "#BEBADA", "#FB8072", "#80B1D3", "#FDB462", "#B3DE69", "#FCCDE5",
          "#D9D9D9", "#BC80BD", "#CCEBC5", "#FFED6F")


## code

targetmatvec=unlist(targetmat)+1
yrange=range(targetmatvec[targetmatvec>0]);
# yrange[1]=1; # set the minimum value to 1
for(i in 1:length(targetmat)){
  vali=targetmat[[i]]+1;
  if(i==1){
    plot(1:length(vali),vali,type='b',las=1,pch=20,main=paste('sgRNAs in',targetgene),ylab='Read counts',xlab='Samples',xlim=c(0.7,length(vali)+0.3),ylim = yrange,col=colors[(i %% length(colors))],xaxt='n',log='y')
    axis(1,at=1:length(vali),labels=(collabel),las=2)
    # lines(0:100,rep(1,101),col='black');
  }else{
    lines(1:length(vali),vali,type='b',pch=20,col=colors[(i %% length(colors))])
  }
}




# parameters
# Do not modify the variables beginning with "__"
targetmat=list(c(254.9624225966655,310.7947612490681,229.23866958965192,651.3158981261322,785.1044768948993,531.4954518852567))
targetgene="safe-target-26"
collabel=c("REP1_PreSort","REP2_PreSort","REP3_PreSort","REP1_Q4","REP2_Q4","REP3_Q4")

# set up color using RColorBrewer
#library(RColorBrewer)
#colors <- brewer.pal(length(targetgenelist), "Set1")

colors=c( "#E41A1C", "#377EB8", "#4DAF4A", "#984EA3", "#FF7F00",  "#A65628", "#F781BF",
          "#999999", "#66C2A5", "#FC8D62", "#8DA0CB", "#E78AC3", "#A6D854", "#FFD92F", "#E5C494", "#B3B3B3", 
          "#8DD3C7", "#FFFFB3", "#BEBADA", "#FB8072", "#80B1D3", "#FDB462", "#B3DE69", "#FCCDE5",
          "#D9D9D9", "#BC80BD", "#CCEBC5", "#FFED6F")


## code

targetmatvec=unlist(targetmat)+1
yrange=range(targetmatvec[targetmatvec>0]);
# yrange[1]=1; # set the minimum value to 1
for(i in 1:length(targetmat)){
  vali=targetmat[[i]]+1;
  if(i==1){
    plot(1:length(vali),vali,type='b',las=1,pch=20,main=paste('sgRNAs in',targetgene),ylab='Read counts',xlab='Samples',xlim=c(0.7,length(vali)+0.3),ylim = yrange,col=colors[(i %% length(colors))],xaxt='n',log='y')
    axis(1,at=1:length(vali),labels=(collabel),las=2)
    # lines(0:100,rep(1,101),col='black');
  }else{
    lines(1:length(vali),vali,type='b',pch=20,col=colors[(i %% length(colors))])
  }
}




# parameters
# Do not modify the variables beginning with "__"
targetmat=list(c(216.96802236657416,186.66929932606567,227.11608931567366,262.1288939734346,204.37395518383923,262.0396181387777),c(142.9789271816595,158.76512571546823,219.68705835674976,236.9462054694365,182.00850348447568,171.80899491174574),c(32.99513704192142,20.206470545605047,30.777413972684748,57.23338296363201,66.32513262569877,43.26125771159066),c(192.9715590633586,153.95406129984798,244.09673150749973,249.53754972143554,321.59977098739984,207.65403701563514),c(71.98938990964673,72.16596623430374,114.61933479482596,143.08345740908,146.53226975445077,117.42341378860321))
targetgene="p.R413C"
collabel=c("REP1_PreSort","REP2_PreSort","REP3_PreSort","REP1_Q4","REP2_Q4","REP3_Q4")

# set up color using RColorBrewer
#library(RColorBrewer)
#colors <- brewer.pal(length(targetgenelist), "Set1")

colors=c( "#E41A1C", "#377EB8", "#4DAF4A", "#984EA3", "#FF7F00",  "#A65628", "#F781BF",
          "#999999", "#66C2A5", "#FC8D62", "#8DA0CB", "#E78AC3", "#A6D854", "#FFD92F", "#E5C494", "#B3B3B3", 
          "#8DD3C7", "#FFFFB3", "#BEBADA", "#FB8072", "#80B1D3", "#FDB462", "#B3DE69", "#FCCDE5",
          "#D9D9D9", "#BC80BD", "#CCEBC5", "#FFED6F")


## code

targetmatvec=unlist(targetmat)+1
yrange=range(targetmatvec[targetmatvec>0]);
# yrange[1]=1; # set the minimum value to 1
for(i in 1:length(targetmat)){
  vali=targetmat[[i]]+1;
  if(i==1){
    plot(1:length(vali),vali,type='b',las=1,pch=20,main=paste('sgRNAs in',targetgene),ylab='Read counts',xlab='Samples',xlim=c(0.7,length(vali)+0.3),ylim = yrange,col=colors[(i %% length(colors))],xaxt='n',log='y')
    axis(1,at=1:length(vali),labels=(collabel),las=2)
    # lines(0:100,rep(1,101),col='black');
  }else{
    lines(1:length(vali),vali,type='b',pch=20,col=colors[(i %% length(colors))])
  }
}



dev.off()
Sweave("Q4_presort_summary.Rnw");
library(tools);

texi2dvi("Q4_presort_summary.tex",pdf=TRUE);
